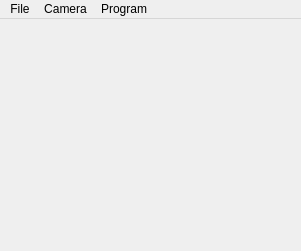
<?xml version="1.0" encoding="UTF-8"?>
<ui version="4.0">
 <class>MainWindowClass</class>
 <widget class="QMainWindow" name="MainWindowClass">
  <property name="geometry">
   <rect>
    <x>0</x>
    <y>0</y>
    <width>301</width>
    <height>251</height>
   </rect>
  </property>
  <property name="windowTitle">
   <string>GL Scratchpad</string>
  </property>
  <widget class="QWidget" name="centralWidget">
   <widget class="ApplicationFrame" name="applicationFrameWidget" native="true">
    <property name="geometry">
     <rect>
      <x>0</x>
      <y>0</y>
      <width>301</width>
      <height>251</height>
     </rect>
    </property>
    <property name="sizePolicy">
     <sizepolicy hsizetype="Maximum" vsizetype="Maximum">
      <horstretch>0</horstretch>
      <verstretch>0</verstretch>
     </sizepolicy>
    </property>
   </widget>
  </widget>
  <widget class="QMenuBar" name="menuBar">
   <property name="geometry">
    <rect>
     <x>0</x>
     <y>0</y>
     <width>301</width>
     <height>21</height>
    </rect>
   </property>
   <widget class="QMenu" name="menuFile">
    <property name="title">
     <string>File</string>
    </property>
    <addaction name="actionOpen_Program"/>
    <addaction name="actionClose_Program"/>
    <addaction name="actionExit"/>
   </widget>
   <widget class="QMenu" name="menuCamera">
    <property name="title">
     <string>Camera</string>
    </property>
    <addaction name="actionShowCameraView"/>
   </widget>
   <widget class="QMenu" name="menuProgram">
    <property name="title">
     <string>Program</string>
    </property>
    <addaction name="actionShowProgramView"/>
   </widget>
   <addaction name="menuFile"/>
   <addaction name="menuCamera"/>
   <addaction name="menuProgram"/>
  </widget>
  <action name="actionOpen_Program">
   <property name="text">
    <string>Open Program</string>
   </property>
  </action>
  <action name="actionClose_Program">
   <property name="text">
    <string>Close Program</string>
   </property>
  </action>
  <action name="actionExit">
   <property name="text">
    <string>Exit</string>
   </property>
  </action>
  <action name="actionShowCameraView">
   <property name="text">
    <string>Show View</string>
   </property>
   <property name="toolTip">
    <string>Show Camera View</string>
   </property>
  </action>
  <action name="actionShowProgramView">
   <property name="text">
    <string>Show View</string>
   </property>
   <property name="toolTip">
    <string>Show Program View</string>
   </property>
  </action>
 </widget>
 <layoutdefault spacing="6" margin="11"/>
 <customwidgets>
  <customwidget>
   <class>ApplicationFrame</class>
   <extends>QWidget</extends>
   <header>applicationframe.h</header>
   <container>1</container>
  </customwidget>
 </customwidgets>
 <resources>
  <include location="mainwindow.qrc"/>
 </resources>
 <connections>
  <connection>
   <sender>actionShowCameraView</sender>
   <signal>triggered()</signal>
   <receiver>MainWindowClass</receiver>
   <slot>ShowCameraView()</slot>
   <hints>
    <hint type="sourcelabel">
     <x>-1</x>
     <y>-1</y>
    </hint>
    <hint type="destinationlabel">
     <x>299</x>
     <y>199</y>
    </hint>
   </hints>
  </connection>
  <connection>
   <sender>actionExit</sender>
   <signal>triggered()</signal>
   <receiver>MainWindowClass</receiver>
   <slot>close()</slot>
   <hints>
    <hint type="sourcelabel">
     <x>-1</x>
     <y>-1</y>
    </hint>
    <hint type="destinationlabel">
     <x>149</x>
     <y>131</y>
    </hint>
   </hints>
  </connection>
  <connection>
   <sender>actionOpen_Program</sender>
   <signal>triggered()</signal>
   <receiver>MainWindowClass</receiver>
   <slot>OpenProgram()</slot>
   <hints>
    <hint type="sourcelabel">
     <x>-1</x>
     <y>-1</y>
    </hint>
    <hint type="destinationlabel">
     <x>150</x>
     <y>125</y>
    </hint>
   </hints>
  </connection>
  <connection>
   <sender>actionClose_Program</sender>
   <signal>triggered()</signal>
   <receiver>MainWindowClass</receiver>
   <slot>CloseCurrentProgram()</slot>
   <hints>
    <hint type="sourcelabel">
     <x>-1</x>
     <y>-1</y>
    </hint>
    <hint type="destinationlabel">
     <x>150</x>
     <y>125</y>
    </hint>
   </hints>
  </connection>
  <connection>
   <sender>actionShowProgramView</sender>
   <signal>triggered()</signal>
   <receiver>MainWindowClass</receiver>
   <slot>ShowProgramView()</slot>
   <hints>
    <hint type="sourcelabel">
     <x>-1</x>
     <y>-1</y>
    </hint>
    <hint type="destinationlabel">
     <x>150</x>
     <y>125</y>
    </hint>
   </hints>
  </connection>
 </connections>
 <slots>
  <slot>OpenProgram()</slot>
  <slot>ShowCameraView()</slot>
  <slot>CloseCurrentProgram()</slot>
  <slot>ShowProgramView()</slot>
 </slots>
</ui>
